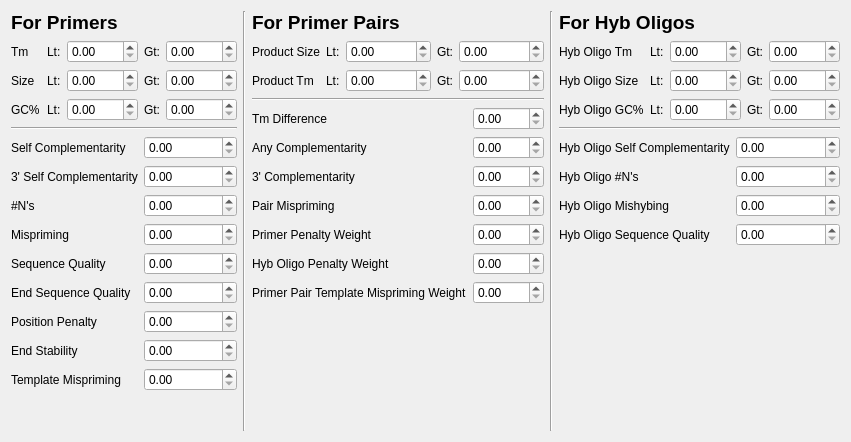
     <widget class="QWidget" name="tab_PenaltyWeights">
      <attribute name="title">
       <string>Penalty Weights</string>
      </attribute>
      <layout class="QHBoxLayout" name="horizontalLayout_3">
       <item>
        <layout class="QVBoxLayout" name="verticalLayout_5">
         <item>
          <widget class="QLabel" name="label_55">
           <property name="text">
            <string>&lt;!DOCTYPE HTML PUBLIC &quot;-//W3C//DTD HTML 4.0//EN&quot; &quot;http://www.w3.org/TR/REC-html40/strict.dtd&quot;&gt;
&lt;html&gt;&lt;head&gt;&lt;meta name=&quot;qrichtext&quot; content=&quot;1&quot; /&gt;&lt;style type=&quot;text/css&quot;&gt;
p, li { white-space: pre-wrap; }
&lt;/style&gt;&lt;/head&gt;&lt;body style=&quot; font-family:'Sans Serif'; font-size:10pt; font-weight:400; font-style:normal;&quot;&gt;
&lt;p style=&quot; margin-top:0px; margin-bottom:0px; margin-left:0px; margin-right:0px; -qt-block-indent:0; text-indent:0px;&quot;&gt;&lt;span style=&quot; font-size:14pt; font-weight:600;&quot;&gt;For Primers&lt;/span&gt;&lt;/p&gt;&lt;/body&gt;&lt;/html&gt;</string>
           </property>
          </widget>
         </item>
         <item>
          <layout class="QGridLayout" name="gridLayout_5">
           <item row="0" column="0">
            <widget class="QLabel" name="label_6">
             <property name="text">
              <string>Tm</string>
             </property>
            </widget>
           </item>
           <item row="1" column="0">
            <widget class="QLabel" name="label_7">
             <property name="text">
              <string>Size  </string>
             </property>
            </widget>
           </item>
           <item row="2" column="0">
            <widget class="QLabel" name="label_8">
             <property name="text">
              <string>GC%</string>
             </property>
            </widget>
           </item>
           <item row="0" column="1">
            <widget class="QLabel" name="label_11">
             <property name="text">
              <string>Lt:</string>
             </property>
            </widget>
           </item>
           <item row="1" column="1">
            <widget class="QLabel" name="label_12">
             <property name="text">
              <string>Lt:</string>
             </property>
            </widget>
           </item>
           <item row="2" column="1">
            <widget class="QLabel" name="label_13">
             <property name="text">
              <string>Lt:</string>
             </property>
            </widget>
           </item>
           <item row="0" column="2">
            <widget class="QDoubleSpinBox" name="edit_PRIMER_WT_TM_LT">
             <property name="sizePolicy">
              <sizepolicy hsizetype="Expanding" vsizetype="Fixed">
               <horstretch>0</horstretch>
               <verstretch>0</verstretch>
              </sizepolicy>
             </property>
             <property name="maximum">
              <double>9999.989999999999782</double>
             </property>
            </widget>
           </item>
           <item row="1" column="2">
            <widget class="QDoubleSpinBox" name="edit_PRIMER_WT_SIZE_LT">
             <property name="sizePolicy">
              <sizepolicy hsizetype="Expanding" vsizetype="Fixed">
               <horstretch>0</horstretch>
               <verstretch>0</verstretch>
              </sizepolicy>
             </property>
             <property name="maximum">
              <double>9999.989999999999782</double>
             </property>
            </widget>
           </item>
           <item row="2" column="2">
            <widget class="QDoubleSpinBox" name="edit_PRIMER_WT_GC_PERCENT_LT">
             <property name="sizePolicy">
              <sizepolicy hsizetype="Expanding" vsizetype="Fixed">
               <horstretch>0</horstretch>
               <verstretch>0</verstretch>
              </sizepolicy>
             </property>
             <property name="maximum">
              <double>9999.989999999999782</double>
             </property>
            </widget>
           </item>
           <item row="0" column="3">
            <widget class="QLabel" name="label_14">
             <property name="text">
              <string>Gt:</string>
             </property>
            </widget>
           </item>
           <item row="1" column="3">
            <widget class="QLabel" name="label_15">
             <property name="text">
              <string>Gt:</string>
             </property>
            </widget>
           </item>
           <item row="2" column="3">
            <widget class="QLabel" name="label_16">
             <property name="text">
              <string>Gt:</string>
             </property>
            </widget>
           </item>
           <item row="0" column="4">
            <widget class="QDoubleSpinBox" name="edit_PRIMER_WT_TM_GT">
             <property name="sizePolicy">
              <sizepolicy hsizetype="Expanding" vsizetype="Fixed">
               <horstretch>0</horstretch>
               <verstretch>0</verstretch>
              </sizepolicy>
             </property>
             <property name="maximum">
              <double>9999.989999999999782</double>
             </property>
            </widget>
           </item>
           <item row="1" column="4">
            <widget class="QDoubleSpinBox" name="edit_PRIMER_WT_SIZE_GT">
             <property name="sizePolicy">
              <sizepolicy hsizetype="Expanding" vsizetype="Fixed">
               <horstretch>0</horstretch>
               <verstretch>0</verstretch>
              </sizepolicy>
             </property>
             <property name="maximum">
              <double>9999.989999999999782</double>
             </property>
            </widget>
           </item>
           <item row="2" column="4">
            <widget class="QDoubleSpinBox" name="edit_PRIMER_WT_GC_PERCENT_GT">
             <property name="sizePolicy">
              <sizepolicy hsizetype="Expanding" vsizetype="Fixed">
               <horstretch>0</horstretch>
               <verstretch>0</verstretch>
              </sizepolicy>
             </property>
             <property name="maximum">
              <double>9999.989999999999782</double>
             </property>
            </widget>
           </item>
          </layout>
         </item>
         <item>
          <widget class="Line" name="line_11">
           <property name="orientation">
            <enum>Qt::Horizontal</enum>
           </property>
          </widget>
         </item>
         <item>
          <layout class="QGridLayout" name="gridLayout_6">
           <item row="0" column="0">
            <widget class="QLabel" name="label_17">
             <property name="text">
              <string>Self Complementarity</string>
             </property>
            </widget>
           </item>
           <item row="1" column="0">
            <widget class="QLabel" name="label_18">
             <property name="text">
              <string>3' Self Complementarity</string>
             </property>
            </widget>
           </item>
           <item row="2" column="0">
            <widget class="QLabel" name="label_19">
             <property name="text">
              <string>#N's</string>
             </property>
            </widget>
           </item>
           <item row="3" column="0">
            <widget class="QLabel" name="label_20">
             <property name="text">
              <string>Mispriming</string>
             </property>
            </widget>
           </item>
           <item row="4" column="0">
            <widget class="QLabel" name="label_21">
             <property name="text">
              <string>Sequence Quality</string>
             </property>
            </widget>
           </item>
           <item row="5" column="0">
            <widget class="QLabel" name="label_22">
             <property name="text">
              <string>End Sequence Quality</string>
             </property>
            </widget>
           </item>
           <item row="6" column="0">
            <widget class="QLabel" name="label_23">
             <property name="text">
              <string>Position Penalty</string>
             </property>
            </widget>
           </item>
           <item row="7" column="0">
            <widget class="QLabel" name="label_24">
             <property name="text">
              <string>End Stability</string>
             </property>
            </widget>
           </item>
           <item row="8" column="0">
            <widget class="QLabel" name="label_25">
             <property name="text">
              <string>Template Mispriming</string>
             </property>
            </widget>
           </item>
           <item row="0" column="1">
            <widget class="QDoubleSpinBox" name="edit_PRIMER_WT_COMPL_ANY">
             <property name="sizePolicy">
              <sizepolicy hsizetype="Expanding" vsizetype="Fixed">
               <horstretch>0</horstretch>
               <verstretch>0</verstretch>
              </sizepolicy>
             </property>
             <property name="maximum">
              <double>9999.989999999999782</double>
             </property>
            </widget>
           </item>
           <item row="1" column="1">
            <widget class="QDoubleSpinBox" name="edit_PRIMER_WT_COMPL_END">
             <property name="sizePolicy">
              <sizepolicy hsizetype="Expanding" vsizetype="Fixed">
               <horstretch>0</horstretch>
               <verstretch>0</verstretch>
              </sizepolicy>
             </property>
             <property name="maximum">
              <double>9999.989999999999782</double>
             </property>
            </widget>
           </item>
           <item row="2" column="1">
            <widget class="QDoubleSpinBox" name="edit_PRIMER_WT_NUM_NS">
             <property name="sizePolicy">
              <sizepolicy hsizetype="Expanding" vsizetype="Fixed">
               <horstretch>0</horstretch>
               <verstretch>0</verstretch>
              </sizepolicy>
             </property>
             <property name="maximum">
              <double>9999.989999999999782</double>
             </property>
            </widget>
           </item>
           <item row="3" column="1">
            <widget class="QDoubleSpinBox" name="edit_PRIMER_WT_REP_SIM">
             <property name="sizePolicy">
              <sizepolicy hsizetype="Expanding" vsizetype="Fixed">
               <horstretch>0</horstretch>
               <verstretch>0</verstretch>
              </sizepolicy>
             </property>
             <property name="maximum">
              <double>9999.989999999999782</double>
             </property>
            </widget>
           </item>
           <item row="4" column="1">
            <widget class="QDoubleSpinBox" name="edit_PRIMER_WT_SEQ_QUAL">
             <property name="sizePolicy">
              <sizepolicy hsizetype="Expanding" vsizetype="Fixed">
               <horstretch>0</horstretch>
               <verstretch>0</verstretch>
              </sizepolicy>
             </property>
             <property name="maximum">
              <double>9999.989999999999782</double>
             </property>
            </widget>
           </item>
           <item row="5" column="1">
            <widget class="QDoubleSpinBox" name="edit_PRIMER_WT_END_QUAL">
             <property name="sizePolicy">
              <sizepolicy hsizetype="Expanding" vsizetype="Fixed">
               <horstretch>0</horstretch>
               <verstretch>0</verstretch>
              </sizepolicy>
             </property>
             <property name="maximum">
              <double>9999.989999999999782</double>
             </property>
            </widget>
           </item>
           <item row="6" column="1">
            <widget class="QDoubleSpinBox" name="edit_PRIMER_WT_POS_PENALTY">
             <property name="sizePolicy">
              <sizepolicy hsizetype="Expanding" vsizetype="Fixed">
               <horstretch>0</horstretch>
               <verstretch>0</verstretch>
              </sizepolicy>
             </property>
             <property name="maximum">
              <double>9999.989999999999782</double>
             </property>
            </widget>
           </item>
           <item row="7" column="1">
            <widget class="QDoubleSpinBox" name="edit_PRIMER_WT_END_STABILITY">
             <property name="sizePolicy">
              <sizepolicy hsizetype="Expanding" vsizetype="Fixed">
               <horstretch>0</horstretch>
               <verstretch>0</verstretch>
              </sizepolicy>
             </property>
             <property name="maximum">
              <double>9999.989999999999782</double>
             </property>
            </widget>
           </item>
           <item row="8" column="1">
            <widget class="QDoubleSpinBox" name="edit_PRIMER_WT_TEMPLATE_MISPRIMING">
             <property name="sizePolicy">
              <sizepolicy hsizetype="Expanding" vsizetype="Fixed">
               <horstretch>0</horstretch>
               <verstretch>0</verstretch>
              </sizepolicy>
             </property>
             <property name="maximum">
              <double>9999.989999999999782</double>
             </property>
            </widget>
           </item>
          </layout>
         </item>
         <item>
          <spacer name="verticalSpacer_4">
           <property name="orientation">
            <enum>Qt::Vertical</enum>
           </property>
           <property name="sizeHint" stdset="0">
            <size>
             <width>20</width>
             <height>40</height>
            </size>
           </property>
          </spacer>
         </item>
        </layout>
       </item>
       <item>
        <widget class="Line" name="line_7">
         <property name="orientation">
          <enum>Qt::Vertical</enum>
         </property>
        </widget>
       </item>
       <item>
        <layout class="QVBoxLayout" name="verticalLayout_3">
         <item>
          <widget class="QLabel" name="label_56">
           <property name="text">
            <string>&lt;!DOCTYPE HTML PUBLIC &quot;-//W3C//DTD HTML 4.0//EN&quot; &quot;http://www.w3.org/TR/REC-html40/strict.dtd&quot;&gt;
&lt;html&gt;&lt;head&gt;&lt;meta name=&quot;qrichtext&quot; content=&quot;1&quot; /&gt;&lt;style type=&quot;text/css&quot;&gt;
p, li { white-space: pre-wrap; }
&lt;/style&gt;&lt;/head&gt;&lt;body style=&quot; font-family:'Sans Serif'; font-size:10pt; font-weight:400; font-style:normal;&quot;&gt;
&lt;p style=&quot; margin-top:0px; margin-bottom:0px; margin-left:0px; margin-right:0px; -qt-block-indent:0; text-indent:0px;&quot;&gt;&lt;span style=&quot; font-size:14pt; font-weight:600;&quot;&gt;For Primer Pairs&lt;/span&gt;&lt;/p&gt;&lt;/body&gt;&lt;/html&gt;</string>
           </property>
          </widget>
         </item>
         <item>
          <layout class="QGridLayout" name="gridLayout_9">
           <item row="0" column="0">
            <widget class="QLabel" name="label_26">
             <property name="text">
              <string>Product Size</string>
             </property>
            </widget>
           </item>
           <item row="1" column="0">
            <widget class="QLabel" name="label_28">
             <property name="text">
              <string>Product Tm</string>
             </property>
            </widget>
           </item>
           <item row="0" column="2">
            <widget class="QDoubleSpinBox" name="edit_PRIMER_PAIR_WT_PRODUCT_SIZE_LT">
             <property name="sizePolicy">
              <sizepolicy hsizetype="Expanding" vsizetype="Fixed">
               <horstretch>0</horstretch>
               <verstretch>0</verstretch>
              </sizepolicy>
             </property>
             <property name="maximum">
              <double>9999.989999999999782</double>
             </property>
            </widget>
           </item>
           <item row="1" column="2">
            <widget class="QDoubleSpinBox" name="edit_PRIMER_PAIR_WT_PRODUCT_TM_LT">
             <property name="sizePolicy">
              <sizepolicy hsizetype="Expanding" vsizetype="Fixed">
               <horstretch>0</horstretch>
               <verstretch>0</verstretch>
              </sizepolicy>
             </property>
             <property name="maximum">
              <double>9999.989999999999782</double>
             </property>
            </widget>
           </item>
           <item row="0" column="1">
            <widget class="QLabel" name="label_45">
             <property name="text">
              <string>Lt:</string>
             </property>
            </widget>
           </item>
           <item row="1" column="1">
            <widget class="QLabel" name="label_46">
             <property name="text">
              <string>Lt:</string>
             </property>
            </widget>
           </item>
           <item row="0" column="3">
            <widget class="QLabel" name="label_47">
             <property name="text">
              <string>Gt:</string>
             </property>
            </widget>
           </item>
           <item row="1" column="3">
            <widget class="QLabel" name="label_48">
             <property name="text">
              <string>Gt:</string>
             </property>
            </widget>
           </item>
           <item row="0" column="4">
            <widget class="QDoubleSpinBox" name="edit_PRIMER_PAIR_WT_PRODUCT_SIZE_GT">
             <property name="sizePolicy">
              <sizepolicy hsizetype="Expanding" vsizetype="Fixed">
               <horstretch>0</horstretch>
               <verstretch>0</verstretch>
              </sizepolicy>
             </property>
             <property name="maximum">
              <double>9999.989999999999782</double>
             </property>
            </widget>
           </item>
           <item row="1" column="4">
            <widget class="QDoubleSpinBox" name="edit_PRIMER_PAIR_WT_PRODUCT_TM_GT">
             <property name="sizePolicy">
              <sizepolicy hsizetype="Expanding" vsizetype="Fixed">
               <horstretch>0</horstretch>
               <verstretch>0</verstretch>
              </sizepolicy>
             </property>
             <property name="maximum">
              <double>9999.989999999999782</double>
             </property>
            </widget>
           </item>
          </layout>
         </item>
         <item>
          <widget class="Line" name="line_12">
           <property name="orientation">
            <enum>Qt::Horizontal</enum>
           </property>
          </widget>
         </item>
         <item>
          <layout class="QGridLayout" name="gridLayout_10">
           <item row="0" column="0">
            <widget class="QLabel" name="label_27">
             <property name="text">
              <string>Tm Difference</string>
             </property>
            </widget>
           </item>
           <item row="1" column="0">
            <widget class="QLabel" name="label_29">
             <property name="text">
              <string>Any Complementarity</string>
             </property>
            </widget>
           </item>
           <item row="2" column="0">
            <widget class="QLabel" name="label_30">
             <property name="text">
              <string>3' Complementarity</string>
             </property>
            </widget>
           </item>
           <item row="3" column="0">
            <widget class="QLabel" name="label_31">
             <property name="text">
              <string>Pair Mispriming</string>
             </property>
            </widget>
           </item>
           <item row="4" column="0">
            <widget class="QLabel" name="label_32">
             <property name="text">
              <string>Primer Penalty Weight</string>
             </property>
            </widget>
           </item>
           <item row="5" column="0">
            <widget class="QLabel" name="label_33">
             <property name="text">
              <string>Hyb Oligo Penalty Weight</string>
             </property>
            </widget>
           </item>
           <item row="6" column="0">
            <widget class="QLabel" name="label_37">
             <property name="text">
              <string>Primer Pair Template Mispriming Weight</string>
             </property>
            </widget>
           </item>
           <item row="0" column="1">
            <widget class="QDoubleSpinBox" name="edit_PRIMER_PAIR_WT_DIFF_TM">
             <property name="sizePolicy">
              <sizepolicy hsizetype="Expanding" vsizetype="Fixed">
               <horstretch>0</horstretch>
               <verstretch>0</verstretch>
              </sizepolicy>
             </property>
             <property name="maximum">
              <double>9999.989999999999782</double>
             </property>
            </widget>
           </item>
           <item row="1" column="1">
            <widget class="QDoubleSpinBox" name="edit_PRIMER_PAIR_WT_COMPL_ANY">
             <property name="sizePolicy">
              <sizepolicy hsizetype="Expanding" vsizetype="Fixed">
               <horstretch>0</horstretch>
               <verstretch>0</verstretch>
              </sizepolicy>
             </property>
             <property name="maximum">
              <double>9999.989999999999782</double>
             </property>
            </widget>
           </item>
           <item row="2" column="1">
            <widget class="QDoubleSpinBox" name="edit_PRIMER_PAIR_WT_COMPL_END">
             <property name="sizePolicy">
              <sizepolicy hsizetype="Expanding" vsizetype="Fixed">
               <horstretch>0</horstretch>
               <verstretch>0</verstretch>
              </sizepolicy>
             </property>
             <property name="maximum">
              <double>9999.989999999999782</double>
             </property>
            </widget>
           </item>
           <item row="3" column="1">
            <widget class="QDoubleSpinBox" name="edit_PRIMER_PAIR_WT_REP_SIM">
             <property name="sizePolicy">
              <sizepolicy hsizetype="Expanding" vsizetype="Fixed">
               <horstretch>0</horstretch>
               <verstretch>0</verstretch>
              </sizepolicy>
             </property>
             <property name="maximum">
              <double>9999.989999999999782</double>
             </property>
            </widget>
           </item>
           <item row="4" column="1">
            <widget class="QDoubleSpinBox" name="edit_PRIMER_PAIR_WT_PR_PENALTY">
             <property name="sizePolicy">
              <sizepolicy hsizetype="Expanding" vsizetype="Fixed">
               <horstretch>0</horstretch>
               <verstretch>0</verstretch>
              </sizepolicy>
             </property>
             <property name="maximum">
              <double>9999.989999999999782</double>
             </property>
            </widget>
           </item>
           <item row="5" column="1">
            <widget class="QDoubleSpinBox" name="edit_PRIMER_PAIR_WT_IO_PENALTY">
             <property name="sizePolicy">
              <sizepolicy hsizetype="Expanding" vsizetype="Fixed">
               <horstretch>0</horstretch>
               <verstretch>0</verstretch>
              </sizepolicy>
             </property>
             <property name="maximum">
              <double>9999.989999999999782</double>
             </property>
            </widget>
           </item>
           <item row="6" column="1">
            <widget class="QDoubleSpinBox" name="edit_PRIMER_PAIR_WT_TEMPLATE_MISPRIMING">
             <property name="sizePolicy">
              <sizepolicy hsizetype="Expanding" vsizetype="Fixed">
               <horstretch>0</horstretch>
               <verstretch>0</verstretch>
              </sizepolicy>
             </property>
             <property name="maximum">
              <double>9999.989999999999782</double>
             </property>
            </widget>
           </item>
          </layout>
         </item>
         <item>
          <spacer name="verticalSpacer_5">
           <property name="orientation">
            <enum>Qt::Vertical</enum>
           </property>
           <property name="sizeHint" stdset="0">
            <size>
             <width>20</width>
             <height>40</height>
            </size>
           </property>
          </spacer>
         </item>
        </layout>
       </item>
       <item>
        <widget class="Line" name="line_8">
         <property name="orientation">
          <enum>Qt::Vertical</enum>
         </property>
        </widget>
       </item>
       <item>
        <layout class="QVBoxLayout" name="verticalLayout_6">
         <item>
          <widget class="QLabel" name="label_57">
           <property name="text">
            <string>&lt;!DOCTYPE HTML PUBLIC &quot;-//W3C//DTD HTML 4.0//EN&quot; &quot;http://www.w3.org/TR/REC-html40/strict.dtd&quot;&gt;
&lt;html&gt;&lt;head&gt;&lt;meta name=&quot;qrichtext&quot; content=&quot;1&quot; /&gt;&lt;style type=&quot;text/css&quot;&gt;
p, li { white-space: pre-wrap; }
&lt;/style&gt;&lt;/head&gt;&lt;body style=&quot; font-family:'Sans Serif'; font-size:10pt; font-weight:400; font-style:normal;&quot;&gt;
&lt;p style=&quot; margin-top:0px; margin-bottom:0px; margin-left:0px; margin-right:0px; -qt-block-indent:0; text-indent:0px;&quot;&gt;&lt;span style=&quot; font-size:14pt; font-weight:600;&quot;&gt;For Hyb Oligos&lt;/span&gt;&lt;/p&gt;&lt;/body&gt;&lt;/html&gt;</string>
           </property>
          </widget>
         </item>
         <item>
          <layout class="QGridLayout" name="gridLayout_11">
           <item row="0" column="0">
            <widget class="QLabel" name="label_38">
             <property name="text">
              <string>Hyb Oligo Tm</string>
             </property>
            </widget>
           </item>
           <item row="1" column="0">
            <widget class="QLabel" name="label_40">
             <property name="text">
              <string>Hyb Oligo Size</string>
             </property>
            </widget>
           </item>
           <item row="2" column="0">
            <widget class="QLabel" name="label_41">
             <property name="text">
              <string>Hyb Oligo GC%</string>
             </property>
            </widget>
           </item>
           <item row="0" column="1">
            <widget class="QLabel" name="label_49">
             <property name="text">
              <string>Lt:</string>
             </property>
            </widget>
           </item>
           <item row="1" column="1">
            <widget class="QLabel" name="label_50">
             <property name="text">
              <string>Lt:</string>
             </property>
            </widget>
           </item>
           <item row="2" column="1">
            <widget class="QLabel" name="label_51">
             <property name="text">
              <string>Lt:</string>
             </property>
            </widget>
           </item>
           <item row="0" column="2">
            <widget class="QDoubleSpinBox" name="edit_PRIMER_IO_WT_TM_LT">
             <property name="sizePolicy">
              <sizepolicy hsizetype="Expanding" vsizetype="Fixed">
               <horstretch>0</horstretch>
               <verstretch>0</verstretch>
              </sizepolicy>
             </property>
             <property name="maximum">
              <double>9999.989999999999782</double>
             </property>
            </widget>
           </item>
           <item row="1" column="2">
            <widget class="QDoubleSpinBox" name="edit_PRIMER_IO_WT_SIZE_LT">
             <property name="sizePolicy">
              <sizepolicy hsizetype="Expanding" vsizetype="Fixed">
               <horstretch>0</horstretch>
               <verstretch>0</verstretch>
              </sizepolicy>
             </property>
             <property name="maximum">
              <double>9999.989999999999782</double>
             </property>
            </widget>
           </item>
           <item row="2" column="2">
            <widget class="QDoubleSpinBox" name="edit_PRIMER_IO_WT_GC_PERCENT_LT">
             <property name="sizePolicy">
              <sizepolicy hsizetype="Expanding" vsizetype="Fixed">
               <horstretch>0</horstretch>
               <verstretch>0</verstretch>
              </sizepolicy>
             </property>
             <property name="maximum">
              <double>9999.989999999999782</double>
             </property>
            </widget>
           </item>
           <item row="0" column="3">
            <widget class="QLabel" name="label_52">
             <property name="text">
              <string>Gt:</string>
             </property>
            </widget>
           </item>
           <item row="1" column="3">
            <widget class="QLabel" name="label_53">
             <property name="text">
              <string>Gt:</string>
             </property>
            </widget>
           </item>
           <item row="2" column="3">
            <widget class="QLabel" name="label_54">
             <property name="text">
              <string>Gt:</string>
             </property>
            </widget>
           </item>
           <item row="0" column="4">
            <widget class="QDoubleSpinBox" name="edit_PRIMER_IO_WT_TM_GT">
             <property name="sizePolicy">
              <sizepolicy hsizetype="Expanding" vsizetype="Fixed">
               <horstretch>0</horstretch>
               <verstretch>0</verstretch>
              </sizepolicy>
             </property>
             <property name="maximum">
              <double>9999.989999999999782</double>
             </property>
            </widget>
           </item>
           <item row="1" column="4">
            <widget class="QDoubleSpinBox" name="edit_PRIMER_IO_WT_SIZE_GT">
             <property name="sizePolicy">
              <sizepolicy hsizetype="Expanding" vsizetype="Fixed">
               <horstretch>0</horstretch>
               <verstretch>0</verstretch>
              </sizepolicy>
             </property>
             <property name="maximum">
              <double>9999.989999999999782</double>
             </property>
            </widget>
           </item>
           <item row="2" column="4">
            <widget class="QDoubleSpinBox" name="edit_PRIMER_IO_WT_GC_PERCENT_GT">
             <property name="sizePolicy">
              <sizepolicy hsizetype="Expanding" vsizetype="Fixed">
               <horstretch>0</horstretch>
               <verstretch>0</verstretch>
              </sizepolicy>
             </property>
             <property name="maximum">
              <double>9999.989999999999782</double>
             </property>
            </widget>
           </item>
          </layout>
         </item>
         <item>
          <widget class="Line" name="line_13">
           <property name="orientation">
            <enum>Qt::Horizontal</enum>
           </property>
          </widget>
         </item>
         <item>
          <layout class="QGridLayout" name="gridLayout_12">
           <item row="0" column="0">
            <widget class="QLabel" name="label_39">
             <property name="text">
              <string>Hyb Oligo Self Complementarity</string>
             </property>
            </widget>
           </item>
           <item row="1" column="0">
            <widget class="QLabel" name="label_42">
             <property name="text">
              <string>Hyb Oligo #N's</string>
             </property>
            </widget>
           </item>
           <item row="2" column="0">
            <widget class="QLabel" name="label_43">
             <property name="text">
              <string>Hyb Oligo Mishybing</string>
             </property>
            </widget>
           </item>
           <item row="3" column="0">
            <widget class="QLabel" name="label_44">
             <property name="text">
              <string>Hyb Oligo Sequence Quality</string>
             </property>
            </widget>
           </item>
           <item row="0" column="1">
            <widget class="QDoubleSpinBox" name="edit_PRIMER_IO_WT_COMPL_ANY">
             <property name="sizePolicy">
              <sizepolicy hsizetype="Expanding" vsizetype="Fixed">
               <horstretch>0</horstretch>
               <verstretch>0</verstretch>
              </sizepolicy>
             </property>
             <property name="maximum">
              <double>9999.989999999999782</double>
             </property>
            </widget>
           </item>
           <item row="1" column="1">
            <widget class="QDoubleSpinBox" name="edit_PRIMER_IO_WT_NUM_NS">
             <property name="sizePolicy">
              <sizepolicy hsizetype="Expanding" vsizetype="Fixed">
               <horstretch>0</horstretch>
               <verstretch>0</verstretch>
              </sizepolicy>
             </property>
             <property name="maximum">
              <double>9999.989999999999782</double>
             </property>
            </widget>
           </item>
           <item row="2" column="1">
            <widget class="QDoubleSpinBox" name="edit_PRIMER_IO_WT_REP_SIM">
             <property name="sizePolicy">
              <sizepolicy hsizetype="Expanding" vsizetype="Fixed">
               <horstretch>0</horstretch>
               <verstretch>0</verstretch>
              </sizepolicy>
             </property>
             <property name="maximum">
              <double>9999.989999999999782</double>
             </property>
            </widget>
           </item>
           <item row="3" column="1">
            <widget class="QDoubleSpinBox" name="edit_PRIMER_IO_WT_SEQ_QUAL">
             <property name="sizePolicy">
              <sizepolicy hsizetype="Expanding" vsizetype="Fixed">
               <horstretch>0</horstretch>
               <verstretch>0</verstretch>
              </sizepolicy>
             </property>
             <property name="maximum">
              <double>9999.989999999999782</double>
             </property>
            </widget>
           </item>
          </layout>
         </item>
         <item>
          <spacer name="verticalSpacer_6">
           <property name="orientation">
            <enum>Qt::Vertical</enum>
           </property>
           <property name="sizeHint" stdset="0">
            <size>
             <width>20</width>
             <height>40</height>
            </size>
           </property>
          </spacer>
         </item>
        </layout>
       </item>
      </layout>
     </widget>
